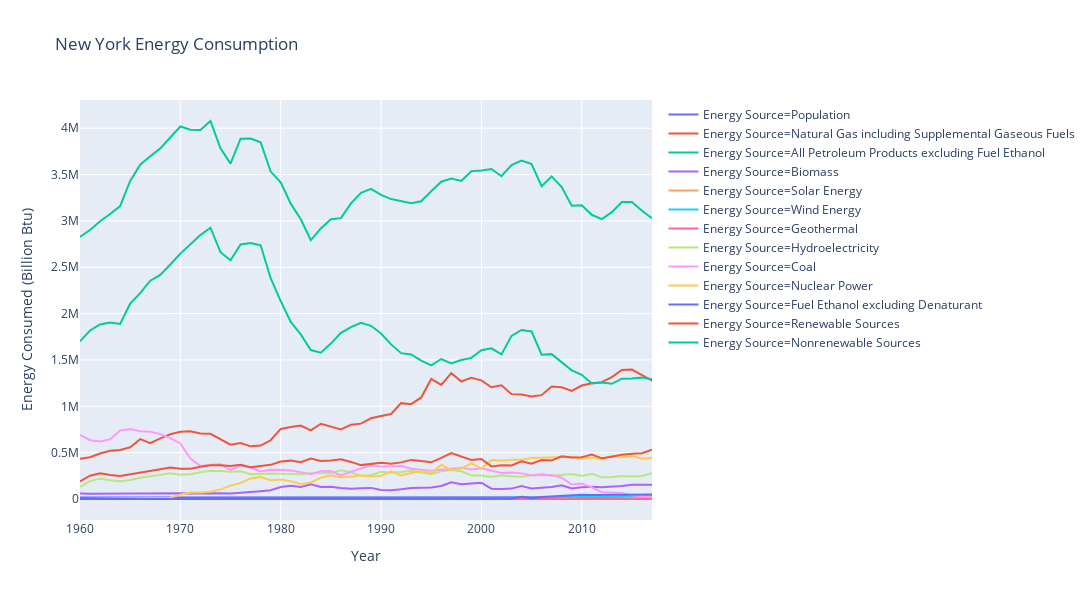

The notebook cell this image was saved under:
### Code cell
fig = px.line(df_melt, 
              x = 'Year', 
              y = 'Energy Consumed (Billion Btu)', 
              color = 'Energy Source',
              title = 'New York Energy Consumption',
              height = 600,
              width = 1100)

fig.show()
